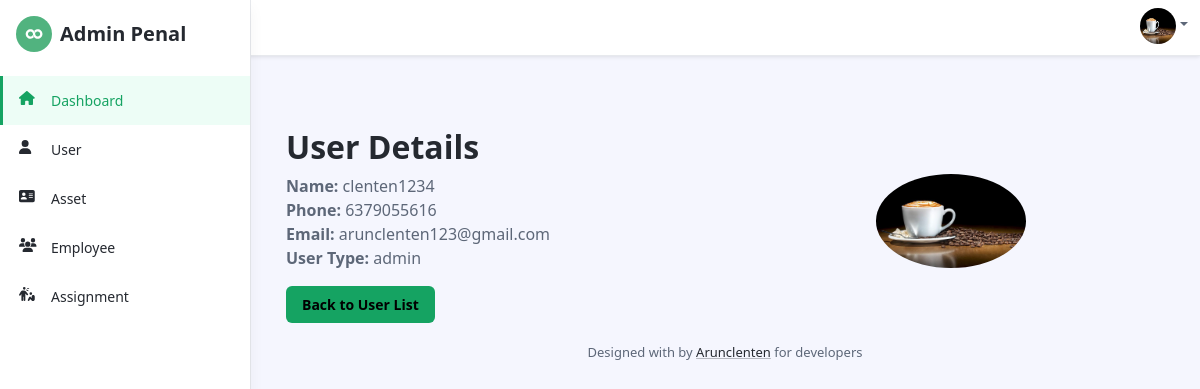
The app's page /user-view.php?id=11 (signed in) with its own data.
### tables this page shows
CREATE TABLE `user_table` (
  `id` int(11) NOT NULL,
  `unique_id` varchar(250) NOT NULL,
  `name` varchar(250) NOT NULL,
  `email` varchar(250) NOT NULL,
  `phone` varchar(250) NOT NULL,
  `user_type` enum('admin','super-admin') NOT NULL,
  `password` varchar(250) NOT NULL,
  `profile_picture` varchar(250) NOT NULL,
  `create_at` datetime NOT NULL DEFAULT current_timestamp()
);

### user-view.php (the view)
<?php
include("header.php");
require_once 'db.php';
if (isset($_GET['id']) && !empty($_GET['id'])) {
    $id = $_GET['id'];
    $sql = "SELECT * FROM user_table WHERE id = :id";
    $stmt = $pdo->prepare($sql);
    $stmt->execute(['id' => $id]);
    $user = $stmt->fetch(PDO::FETCH_ASSOC);
    if (!$user) {
        echo "<div class='alert alert-danger'>User not found.</div>";
    } else {
        ?>
        <div class="container mt-5">
            <h2>User Details</h2>
            <div class="row">
                <div class="col-md-6">
                    <strong>Name:</strong> <?php echo $user['name']; ?><br>
                    <strong>Phone:</strong> <?php echo $user['phone']; ?><br>
                    <strong>Email:</strong> <?php echo $user['email']; ?><br>
                    <strong>User Type:</strong> <?php echo $user['user_type']; ?><br>
                </div>
                <div class="col-md-6 text-center">
                    <img src="uploads/<?php echo $user['profile_picture']; ?>" class="img-fluid rounded-circle" width="150" alt="User Profile Picture">
                </div>
            </div>
            <div class="mt-3">
                <a href="user.php" class="btn btn-primary">Back to User List</a>
            </div>
        </div>
        <?php
    }
} else {
    echo "<div class='alert alert-danger'>Invalid request.</div>";
}
include("footer.php");
?>

### records on screen
user_table: name "clenten1234", phone "6379055616", email "arunclenten123@gmail.com", user_type "admin", profile_picture (picture)
